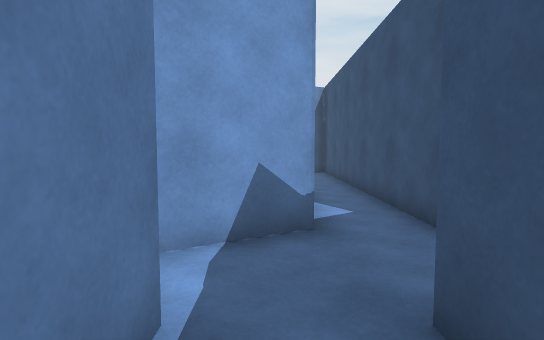
view 1 (above)

23 first-person views from a walk through a scene from a Unity 3-D project. The camera is 1.2 m above the floor, tilts 4° down and sees 80° across. The floor is counted in squares, 1 m on a side. Each view is taken from the middle of a square. On the plan, view 1 faces up. The plan holds only what a view shows up to about 14 squares ahead; the rest is blank. The place goes on beyond the plan. Door leaves are left out, so doorways stand open.

view 2
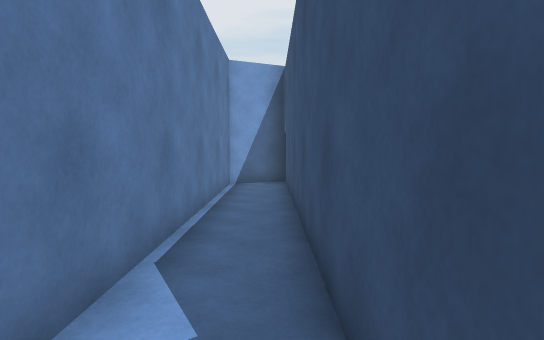

view 3
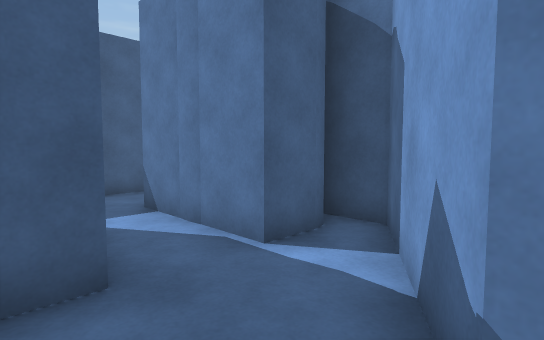

view 4
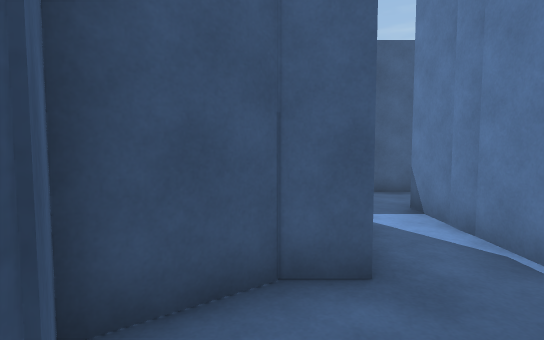

view 5
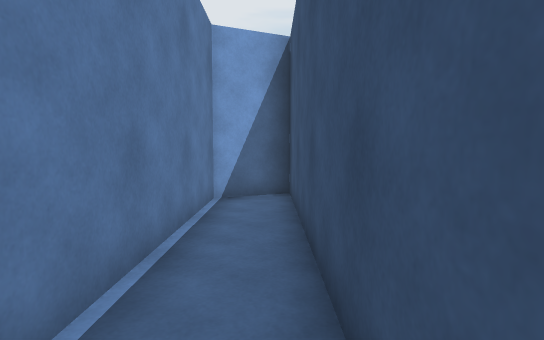

view 6
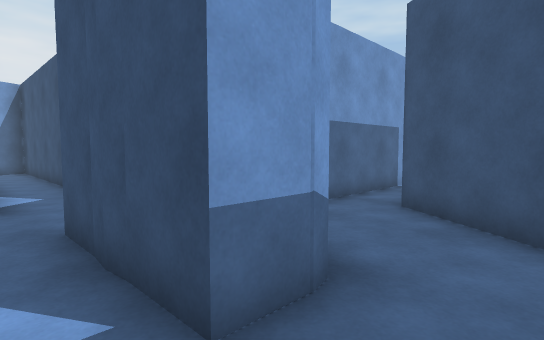

view 7
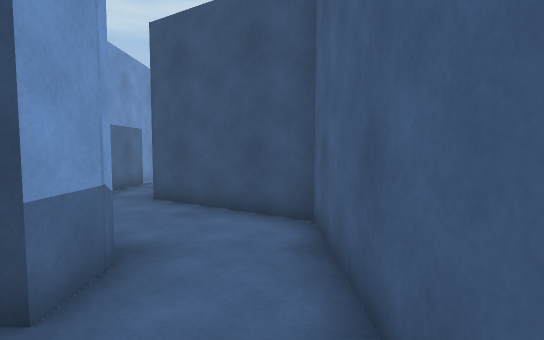

view 8
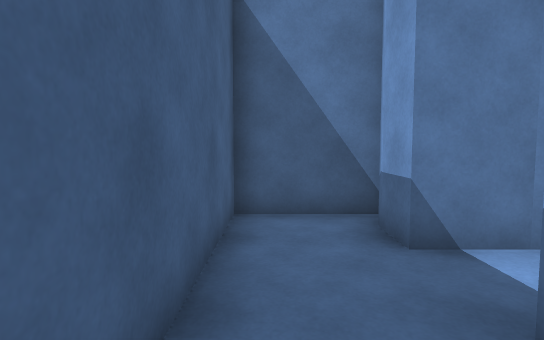

view 9
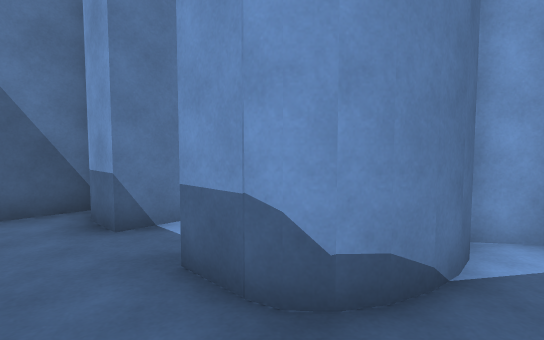

view 10
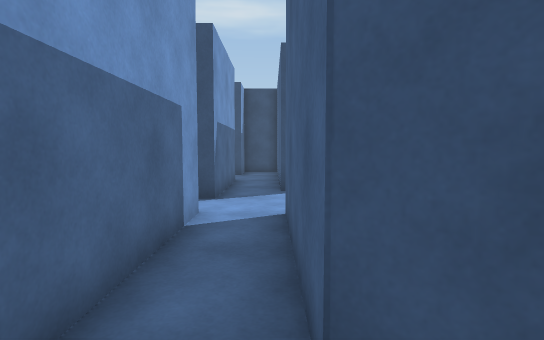

view 11
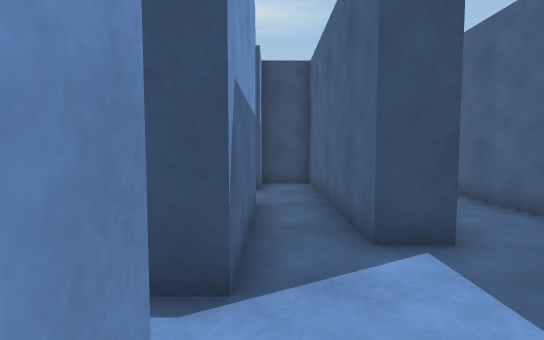

view 12
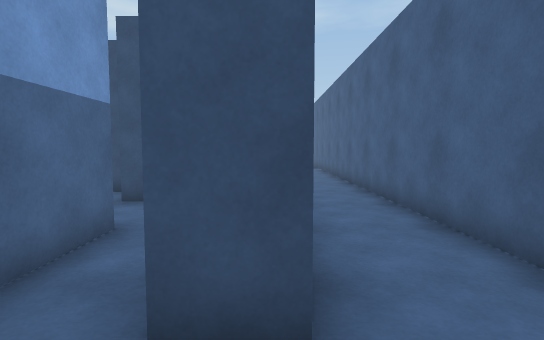

view 13
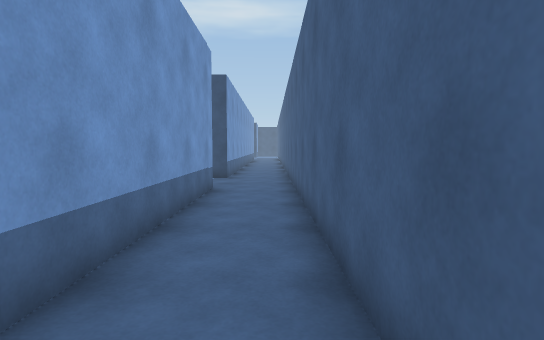

view 14
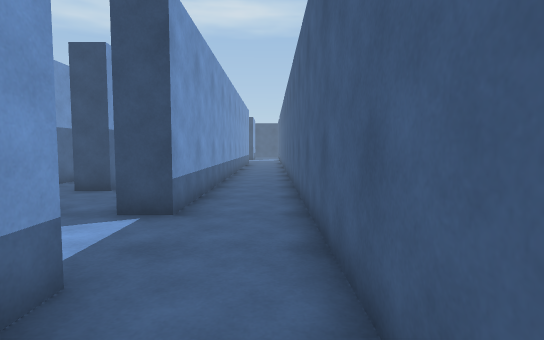

view 15
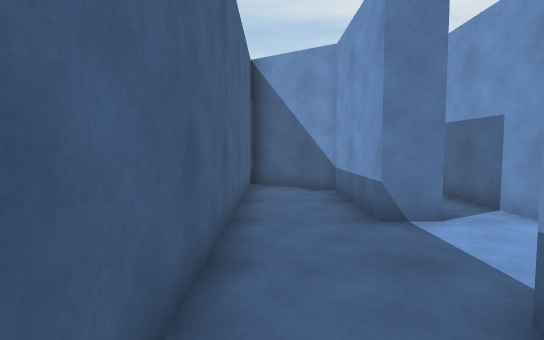

view 16
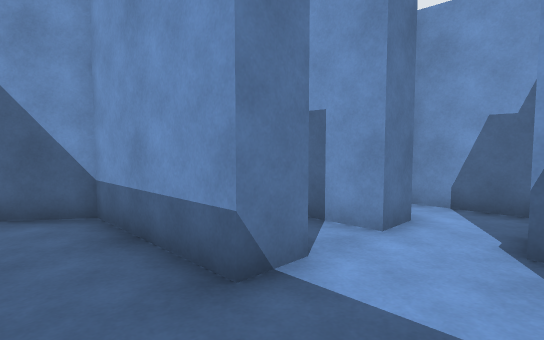

view 17
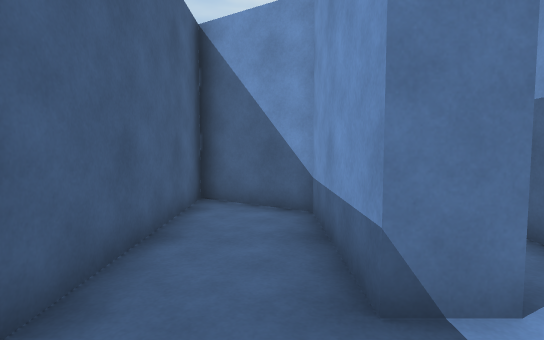

view 18
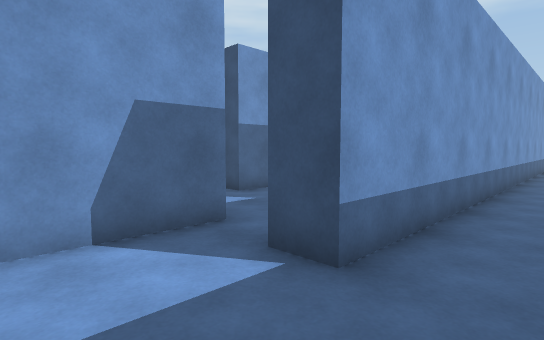

view 19
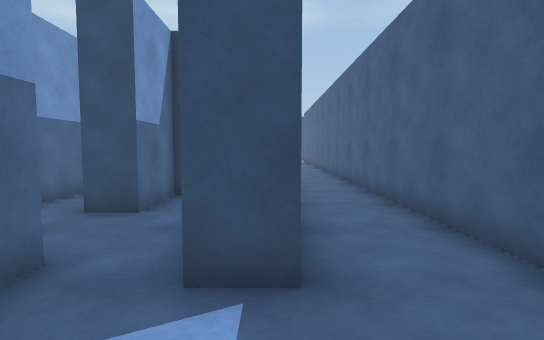

view 20
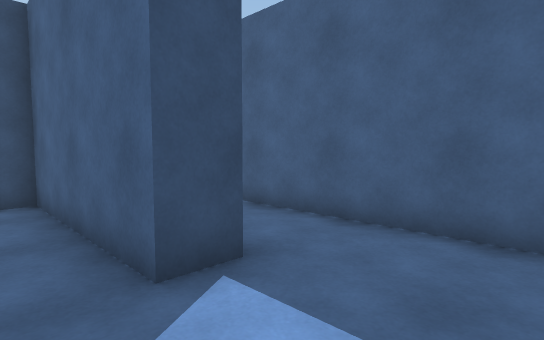

view 21
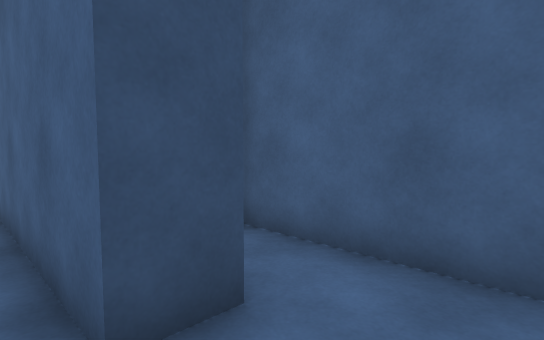

view 22
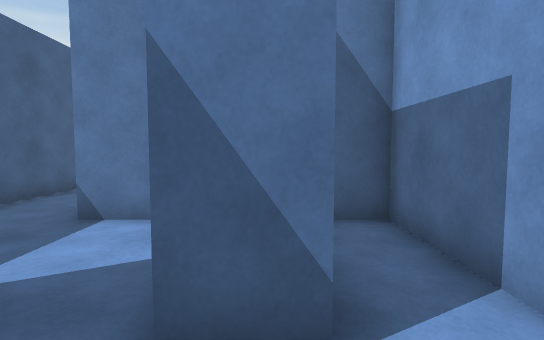

view 23
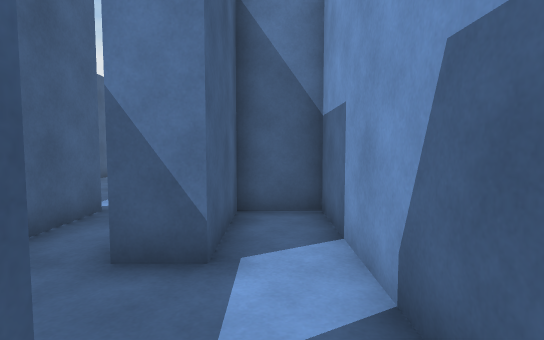

### Floor plan
Points are (right, up) in squares from view 1. A wall is a line through its corners. A room is listed if a view was taken in it or the views show most of it. See-through windows are left out.
Room 1 (views 1, 2, 3, 4, 5)
walls: (-1.8, 2.1) (-0.7, 2.1) (-0.7, -1.5); (-0.8, 0.8) (-0.7, 0.3); (1, 0.3) (1.1, 0.9); (1.1, -0.2) (1, 0.4); (1.1, -1.5) (1.1, 2.1) (1.9, 2.1) (3.3, 3.1) (2.5, 4.4) (2.5, 15.4) (0.6, 14.6) (0.6, 4.8) (-2.8, 2.8) (-2.8, 1.5)
ways out: opening at (0, -1) to room 2
Room 2 (views 6, 7, 8, 9, 10, 11)
walls: (3, -0.6) (2.7, -1.1); (3.1, 0.4) (3.1, -0.2); (2.1, -1.2) (1, -1.2); (3.1, 1) (3.2, 0.1) (2.9, -0.9) (2.4, -1.3) (2, -1.4); (3.6, 2.1) (2.9, 1.6); (-0.6, -1.2) (-1.8, -1.2); (-1.7, -1.4) (-2.1, -1.3); (-2.8, -1) (-2.8, -3.7) (4.2, -3.7) (6.5, -0.2) (10.8, -0.2); (10.8, 1.3) (6.1, 1.3)
ways out: opening at (0, -1) to room 1; opening at (11, 1) to room 3
Room 3 (views 12, 13, 14, 15, 16, 17, 18, 19, 20)
walls: (16.7, 1.3) (12.5, 1.3) (12.5, 2); (21.7, 0) (21.7, -1.2) (13.9, -1.2) (13.9, -0.2) (16.6, -0.2); (10.8, -0.2) (10.8, -1.2) (7, -1.2) (5.4, -3.7) (32.5, -3.7); (25.3, 1.3) (22.2, 1.3); (12.2, 3.9) (10.2, 3.9); (10.8, 2.4) (10.8, 1.3); (32.5, -1.2) (24.7, -1.2) (24.7, -0.2)
ways out: opening at (11, 1) to room 2; opening at (17, 1) to room 5; opening at (25, 1) to room 6
Room 4 (views 21, 22)
walls: (25.3, 2.4) (25.3, 1.3); (27.9, 1.3) (27.9, 2.4) (32.5, 2.4); (24.8, 3.9) (21.7, 3.9) (21.7, 3); (30.6, 3.9) (27.7, 3.9)
ways out: opening at (26.5, 2) to room 6; opening at (26.5, 4.5)
Room 5 (view 23)
walls: (19, 3.9) (13.9, 3.9) (13.9, 2.4) (16.7, 2.4) (16.7, 1.3); (20.2, 1.3) (19.1, 1.3) (19.1, 2.4); (16.6, -0.2) (20.7, -0.2) (20.7, 1.4)
ways out: opening at (17, 1) to room 3
Room 6 (no view inside)
walls: (24.7, -0.2) (30, -0.2) (30, 1.3) (27.9, 1.3)
ways out: opening at (25, 1) to room 3; opening at (26.5, 2) to room 4

Positions as (right, up) in squares from view 1, and headings:
1: (0, 0), facing up
2: (2, 4), facing up
3: (2, 5), facing down-left
4: (2, 5), facing down
5: (2, 7), facing up
6: (0, -3), facing up-right
7: (-1, -3), facing right
8: (3, -3), facing left
9: (4, -3), facing up-left
10: (5, 0), facing right
11: (10, 1), facing right
12: (12, -1), facing right
13: (12, -3), facing right
14: (19, -3), facing right
15: (16, -3), facing left
16: (13, -3), facing up-left
17: (13, -2), facing left
18: (22, -3), facing up-right
19: (22, -1), facing right
20: (22, 1), facing down-right
21: (26, 3), facing down-right
22: (27, 2), facing left
23: (20, 3), facing left
